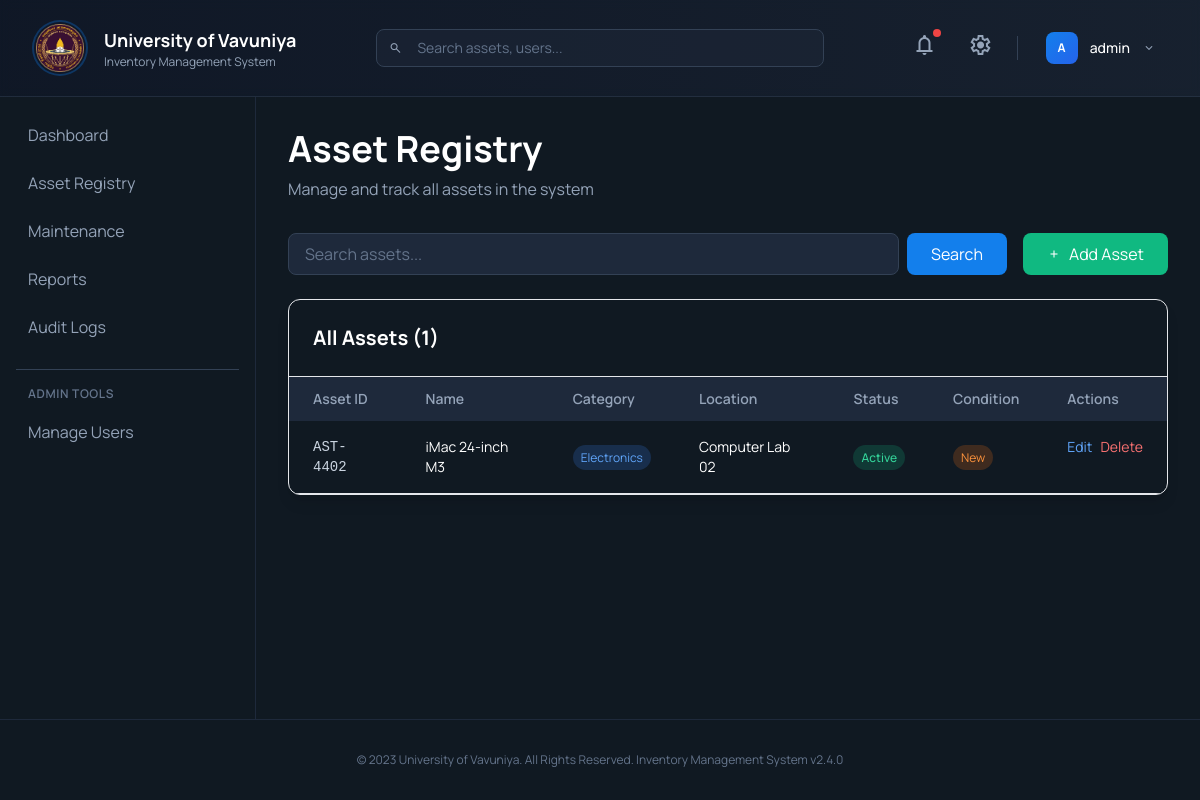
Page /asset_registry.php (signed in) on the committed database.
### tables this page shows
CREATE TABLE `users` (
  `id` int(11) NOT NULL,
  `username` varchar(255) NOT NULL,
  `email` varchar(255) NOT NULL,
  `password` varchar(255) NOT NULL,
  `role` enum('admin','clerk','user') DEFAULT 'user',
  `department` varchar(255) DEFAULT NULL,
  `status` enum('active','inactive') DEFAULT 'active',
  `created_at` timestamp NOT NULL DEFAULT current_timestamp()
);

CREATE TABLE `assets` (
  `id` int(11) NOT NULL,
  `asset_id` varchar(50) NOT NULL,
  `name` varchar(255) NOT NULL,
  `category` varchar(255) DEFAULT NULL,
  `location` varchar(255) DEFAULT NULL,
  `status` enum('active','maintenance','disposed') DEFAULT 'active',
  `purchase_date` date DEFAULT NULL,
  `unit_price` decimal(10,2) DEFAULT NULL,
  `condition` enum('new','good','refurbished','maintenance_required') DEFAULT 'new',
  `documentation` varchar(255) DEFAULT NULL,
  `created_at` timestamp NOT NULL DEFAULT current_timestamp()
);

### asset_registry.php (the view, shortened to what this page needs)
<?php
include 'config.php';
include 'header.php';
include 'sidebar.php';
$search = isset($_GET['search']) ? $_GET['search'] : '';
$query = "SELECT * FROM assets";
$query .= " ORDER BY created_at DESC";
$result = $conn->query($query);
$total_assets = $result->num_rows;
?>
<main class="flex-1 p-8 overflow-y-auto bg-background-dark">
    <div class="mb-8">
        <h1 class="text-4xl font-bold text-white mb-2">Asset Registry</h1>
        <p class="text-slate-400">Manage and track all assets in the system</p>
    </div>
    <div class="flex gap-4 mb-6">
        <form method="GET" class="flex gap-2 flex-1">
            <input type="text" name="search" placeholder="Search assets..." value="<?php echo htmlspecialchars($search); ?>"
                class="flex-1 px-4 py-2 rounded-lg bg-slate-800 text-white placeholder-slate-500 border border-slate-700 focus:outline-none focus:border-primary">
            <button type="submit" class="px-6 py-2 bg-primary text-white rounded-lg hover:bg-opacity-90 transition">Search</button>
        </form>
        <a href="add_asset.php" class="px-6 py-2 bg-emerald-500 text-white rounded-lg hover:bg-opacity-90 transition flex items-center gap-2">
            <span class="material-symbols-outlined text-sm">add</span>
            Add Asset
        </a>
    </div>
    <div class="bg-surface rounded-xl border border-border-slate shadow-lg overflow-hidden">
        <div class="p-6 border-b border-border-slate flex justify-between items-center">
            <h2 class="text-xl font-bold text-white">All Assets (<?php echo $total_assets; ?>)</h2>
        </div>
        <div class="overflow-x-auto">
            <table class="w-full text-left text-sm">
                <thead class="bg-slate-800 text-slate-400 sticky top-0">
                    <tr>
                        <th class="px-6 py-3 font-semibold">Asset ID</th>
                        <th class="px-6 py-3 font-semibold">Name</th>
                        <th class="px-6 py-3 font-semibold">Category</th>
                        <th class="px-6 py-3 font-semibold">Location</th>
                        <th class="px-6 py-3 font-semibold">Status</th>
                        <th class="px-6 py-3 font-semibold">Condition</th>
                        <th class="px-6 py-3 font-semibold">Actions</th>
                    </tr>
                </thead>
                <tbody class="text-white">
                    <?php if ($total_assets > 0): ?>
                        <?php while ($row = $result->fetch_assoc()): ?>
                            <tr class="border-b border-border-slate hover:bg-slate-800/50 transition-colors">
                                <td class="px-6 py-4 font-mono text-slate-300"><?php echo htmlspecialchars($row['asset_id']); ?></td>
                                <td class="px-6 py-4"><?php echo htmlspecialchars($row['name']); ?></td>
                                <td class="px-6 py-4">
                                    <span class="px-2 py-1 rounded-full text-xs bg-blue-500/20 text-blue-400">
                                        <?php echo htmlspecialchars($row['category']); ?>
                                    </span>
                                </td>
                                <td class="px-6 py-4"><?php echo htmlspecialchars($row['location']); ?></td>
                                <td class="px-6 py-4">
                                    <span class="px-2 py-1 rounded-full text-xs font-medium
                                    <?php
                                    if ($row['status'] == 'active') echo 'bg-emerald-500/20 text-emerald-400';
                                    elseif ($row['status'] == 'maintenance') echo 'bg-amber-500/20 text-amber-400';
                                    else echo 'bg-red-500/20 text-red-400';
                                    ?>">
                                        <?php echo ucfirst($row['status']); ?>
                                    </span>
                                </td>
                                <td class="px-6 py-4">
                                    <span class="px-2 py-1 rounded-full text-xs
                                    <?php
                                    if ($row['condition'] == 'excellent') echo 'bg-green-500/20 text-green-400';
                                    elseif ($row['condition'] == 'good') echo 'bg-blue-500/20 text-blue-400';
                                    else echo 'bg-orange-500/20 text-orange-400';
                                    ?>">
                                        <?php echo ucfirst($row['condition']); ?>
                                    </span>
                                </td>
                                <td class="px-6 py-4 flex gap-2">
                                    <a href="edit_asset.php?id=<?php echo $row['id']; ?>" class="text-blue-400 hover:text-blue-300 text-sm">Edit</a>
                                    <a href="delete_asset.php?id=<?php echo $row['id']; ?>" class="text-red-400 hover:text-red-300 text-sm">Delete</a>
                                </td>
                            </tr>
                        <?php endwhile; ?>
                    <?php endif; ?>
                </tbody>
            </table>
        </div>
    </div>
</main>
<?php include 'footer.php'; ?>

### header.php (shortened to what this page needs)
<!DOCTYPE html>
<html class="dark" lang="en">
<head>
    <script src="https://cdn.tailwindcss.com?plugins=forms,container-queries"></script>
    <script id="tailwind-config">
        tailwind.config = {
            darkMode: "class",
            theme: {
                extend: {
                    colors: {
                        "primary": "#137fec",
                        "background-light": "#f6f7f8",
                        "background-dark": "#101922",
                    },
                    fontFamily: {
                        "display": ["Manrope"]
                    },
                    borderRadius: {
                        "DEFAULT": "0.25rem",
                        "lg": "0.5rem",
                        "xl": "0.75rem",
                        "full": "9999px"
                    },
                },
            },
        }
    </script>
</head>
<body class="bg-background-light dark:bg-background-dark font-display text-white overflow-hidden flex flex-col h-screen">
    <header class="border-b border-slate-700/50 bg-gradient-to-r from-slate-900/50 to-slate-800/50 backdrop-blur-sm px-8 py-4 flex-shrink-0 sticky top-0 z-40">
        <div class="flex items-center justify-between h-16">
            <div class="flex items-center gap-4">
                <div class="flex items-center justify-center w-14 h-14 rounded-full border-2 border-primary/30 bg-slate-900/50">
                    <img src="assets/uov-logo.png" alt="University of Vavuniya" class="w-12 h-12 object-contain" onerror="this.style.display='none'">
                </div>
                <div>
                    <h1 class="text-lg font-bold text-white">University of Vavuniya</h1>
                    <p class="text-xs text-slate-400">Inventory Management System</p>
                </div>
            </div>
            <div class="flex-1 max-w-md mx-8">
                <div class="relative">
                    <span class="material-symbols-outlined absolute left-3 top-1/2 -translate-y-1/2 text-slate-400 text-sm">search</span>
                    <input type="text" placeholder="Search assets, users..."
                        class="w-full pl-10 pr-4 py-2 rounded-lg bg-slate-800/50 border border-slate-700 text-white placeholder-slate-500 focus:outline-none focus:border-primary/50 focus:ring-1 focus:ring-primary/30 transition-all text-sm">
                </div>
            </div>
            <div class="flex items-center gap-4">
                <button class="relative p-2 rounded-lg hover:bg-slate-700/50 transition-colors group">
                    <span class="material-symbols-outlined text-slate-400 group-hover:text-white transition-colors">notifications</span>
                    <span class="absolute top-1 right-1 w-2 h-2 bg-red-500 rounded-full"></span>
                </button>
                <button class="p-2 rounded-lg hover:bg-slate-700/50 transition-colors group">
                    <span class="material-symbols-outlined text-slate-400 group-hover:text-white transition-colors">settings</span>
                </button>
                <div class="relative group">
                    <button class="flex items-center gap-3 px-3 py-2 rounded-lg hover:bg-slate-700/50 transition-colors">
                        <div class="w-8 h-8 rounded-lg bg-gradient-to-br from-primary to-blue-600 flex items-center justify-center">
                            <span class="text-xs font-bold">
                                <?php
                                if (isset($_SESSION['user_id'])) {
                                    global $conn;
                                    $stmt = $conn->prepare("SELECT username FROM users WHERE id = ?");
                                    $stmt->bind_param("i", $_SESSION['user_id']);
                                    $stmt->execute();
                                    $result = $stmt->get_result();
                                    $user = $result->fetch_assoc();
                                    echo isset($user['username']) ? strtoupper(substr($user['username'], 0, 1)) : 'U';
                                } else {
                                    echo 'G';
                                }
                                ?>
                            </span>
                        </div>
                        <span class="text-sm font-medium hidden sm:inline">
                            <?php
                            if (isset($_SESSION['user_id'])) {
                                echo isset($user['username']) ? htmlspecialchars($user['username']) : 'User';
                            } else {
                                echo 'Guest';
                            }
                            ?>
                        </span>
                        <span class="material-symbols-outlined text-sm text-slate-400 group-hover:text-white transition-colors">expand_more</span>
                    </button>
                </div>
            </div>
        </div>
    </header>
    <div class="flex flex-1 overflow-hidden">

### rows in the picture
users: username "A", username "admin"
assets: asset "AST-4402", name "iMac 24-inch M3", category "Electronics", location "Computer Lab 02", status "Active", condition "New"

### other values in the picture
$total_assets "1"
